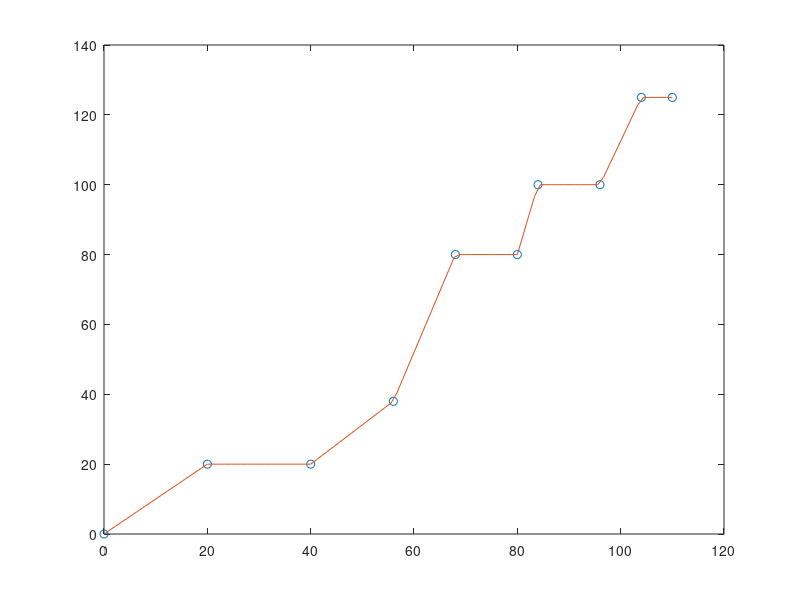

Here is the MATLAB script that generated this plot:
t = [0 20 40 56 68 80 84 96 104 110];
 v = [0 20 20 38 80 80 100 100 125 125];
 tt = linspace(0,110);
 vl = interp1(t,v,tt);
plot(t,v,'o',tt,vl)